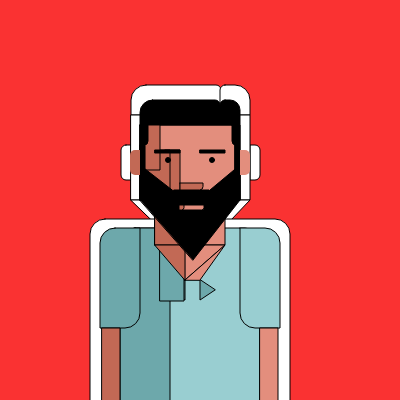
Frame 1 (no input)
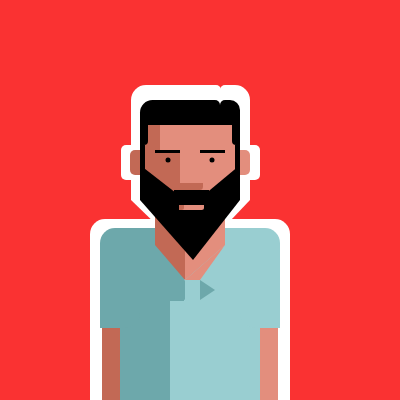
Frame 60 (no input)
Frame 120 (the mouse pressed at the canvas centre since frame 60): identical to frame 60, image omitted

The p5.js sketch that drew these frames (run headless with seeded random() and noise() and a simulated clock; from frame 60 on, the mouse is pressed at the canvas centre):

// p5.js sketch
// ── sketch.js
function setup() {
  createCanvas(400, 400);
}

function draw() {
  background(250,50,50);
  fill(255)
  rect(250,145,10,35,0,10,10,0);
  rect(121,145,10,35,10,0,0,10);
  rect(131,85,90,30,55,5,0,0); //hair
  rect(220,85,30,30,5,55,0,0);
  rect(131,115,119,85);
  triangle(131,200,250,200,193,260);
  rect(90,219,200,190,15,15,0,0);
  fill(153, 206, 209);
  rect(120,228,140,180,15,15,0,0); //shirt
  rect(240,228,40,100,0,15,0,15);
  fill(109, 168, 171);
  triangle(185,280,185,300,170,290);//shirtshadow
  triangle(200,280,200,300,215,290);
  rect(120,228,50,180,15,15,0,0);
  rect(160,228,24,73);
  rect(100,228,40,100,15,0,15,0);
  fill(227,142,125);
  rect(140,125,100,75); //face
  rect(155,200,70,45); //neck
  rect(260,328,18,80); //hand
  triangle(185,245,225,245,185,280);
  triangle(185,280,225,245,200,280);
  fill(194, 105, 85);
  rect(165,150,15,50); //noseshadow
  rect(145,150,25,50); //shadow
  rect(145,120,15,50); //shadow
  rect(155,200,30,45); //shadow
  rect(102,328,18,80); //hand
  triangle(155,245,185,245,185,280); //shadow
  fill(0,0,0);
  triangle(140,200,240,200,193,260); //beard
  rect(140,100,80,25,55,5,0,0); //hair
  rect(220,100,20,25,5,55,0,0); //hair
  rect(140,125,8,20,0,0,5,0); //hair
  rect(232,125,8,20,0,0,0,5); //hair
  rect(140,145,5,25); //hair
  rect(235,145,5,25); //hair
  triangle(240,200,198,200,240,165); //beard
  triangle(140,200,185,200,140,165); //beard
  fill(227,142,125);
  rect(179,205,25,5,0,0,90,90); //mouth
  fill(194, 105, 85);
  rect(179,205,5,5,0,0,180,0);
  fill(0,0,0);
  rect(174,190,35,10); //moutache
  fill(194, 105, 85);
  rect(180,183,23,7,0,0,90,0); //nose
  fill(0,0,0);
  ellipse(168,160,5,5); //eyes
  ellipse(212,160,5,5); //eyes
  fill(0,0,0);
  rect(155,150,25,3); //eyebrow
  rect(200,150,25,3); //eyebrow
  fill(227,142,125);
  noStroke();
  rect(240,150,10,25,0,10,10,0); //ears
  fill(194, 105, 85);
  rect(130,150,10,25,10,0,0,10); //ears
  
  
}
